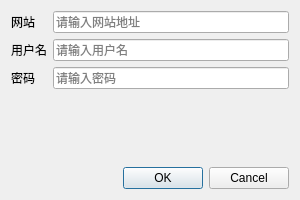
<?xml version="1.0" encoding="UTF-8"?>
<ui version="4.0">
    <class>AddPasswordDialog</class>
    <widget class="QDialog" name="AddPasswordDialog">
        <property name="geometry">
            <rect>
                <x>0</x>
                <y>0</y>
                <width>300</width>
                <height>200</height>
            </rect>
        </property>
        <property name="windowTitle">
            <string>添加密码</string>
        </property>
        <layout class="QVBoxLayout" name="verticalLayout">
            <item>
                <layout class="QFormLayout" name="formLayout">
                    <item row="0" column="0">
                        <widget class="QLabel" name="label_website">
                            <property name="text">
                                <string>网站</string>
                            </property>
                        </widget>
                    </item>
                    <item row="0" column="1">
                        <widget class="QLineEdit" name="websiteEdit">
                            <property name="placeholderText">
                                <string>请输入网站地址</string>
                            </property>
                        </widget>
                    </item>
                    <item row="1" column="0">
                        <widget class="QLabel" name="label_username">
                            <property name="text">
                                <string>用户名</string>
                            </property>
                        </widget>
                    </item>
                    <item row="1" column="1">
                        <widget class="QLineEdit" name="usernameEdit">
                            <property name="placeholderText">
                                <string>请输入用户名</string>
                            </property>
                        </widget>
                    </item>
                    <item row="2" column="0">
                        <widget class="QLabel" name="label_password">
                            <property name="text">
                                <string>密码</string>
                            </property>
                        </widget>
                    </item>
                    <item row="2" column="1">
                        <widget class="QLineEdit" name="passwordEdit">
                            <property name="echoMode">
                                <enum>QLineEdit::Password</enum>
                            </property>
                            <property name="placeholderText">
                                <string>请输入密码</string>
                            </property>
                        </widget>
                    </item>
                </layout>
            </item>
            <item>
                <widget class="QDialogButtonBox" name="buttonBox">
                    <property name="standardButtons">
                        <set>QDialogButtonBox::Cancel|QDialogButtonBox::Ok</set>
                    </property>
                </widget>
            </item>
        </layout>
    </widget>
    <resources/>
    <connections>
        <connection>
            <sender>buttonBox</sender>
            <signal>accepted()</signal>
            <receiver>AddPasswordDialog</receiver>
            <slot>accept()</slot>
        </connection>
        <connection>
            <sender>buttonBox</sender>
            <signal>rejected()</signal>
            <receiver>AddPasswordDialog</receiver>
            <slot>reject()</slot>
        </connection>
    </connections>
</ui> 
